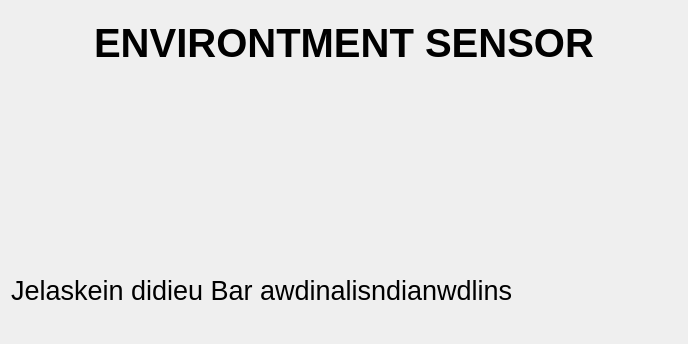
             <widget class="QWidget" name="scrollAreaWidgetContents_12">
              <property name="geometry">
               <rect>
                <x>0</x>
                <y>0</y>
                <width>688</width>
                <height>344</height>
               </rect>
              </property>
              <layout class="QVBoxLayout" name="verticalLayout_51">
               <item>
                <widget class="QFrame" name="Frame_Seismo_information">
                 <layout class="QVBoxLayout" name="verticalLayout_Seismo_information">
                  <item>
                   <widget class="QLabel" name="label_Judul_Seismo_information">
                    <property name="font">
                     <font>
                      <pointsize>30</pointsize>
                      <weight>75</weight>
                      <bold>true</bold>
                     </font>
                    </property>
                    <property name="text">
                     <string>ENVIRONTMENT SENSOR</string>
                    </property>
                    <property name="alignment">
                     <set>Qt::AlignCenter</set>
                    </property>
                   </widget>
                  </item>
                  <item>
                   <spacer name="verticalSpacer_1_Seismo_information">
                    <property name="orientation">
                     <enum>Qt::Vertical</enum>
                    </property>
                    <property name="sizeType">
                     <enum>QSizePolicy::Minimum</enum>
                    </property>
                    <property name="sizeHint" stdset="0">
                     <size>
                      <width>20</width>
                      <height>40</height>
                     </size>
                    </property>
                   </spacer>
                  </item>
                  <item>
                   <widget class="QLabel" name="label_Pict_1_Seismo_information">
                    <property name="enabled">
                     <bool>true</bool>
                    </property>
                    <property name="sizePolicy">
                     <sizepolicy hsizetype="Preferred" vsizetype="Preferred">
                      <horstretch>0</horstretch>
                      <verstretch>0</verstretch>
                     </sizepolicy>
                    </property>
                    <property name="autoFillBackground">
                     <bool>false</bool>
                    </property>
                    <property name="text">
                     <string/>
                    </property>
                    <property name="pixmap">
                     <pixmap resource="Resource_Foto.qrc">:/Seismometer/gambar/Seismometer.png</pixmap>
                    </property>
                    <property name="alignment">
                     <set>Qt::AlignCenter</set>
                    </property>
                   </widget>
                  </item>
                  <item>
                   <spacer name="verticalSpacer_2_Seismo_information">
                    <property name="orientation">
                     <enum>Qt::Vertical</enum>
                    </property>
                    <property name="sizeType">
                     <enum>QSizePolicy::Minimum</enum>
                    </property>
                    <property name="sizeHint" stdset="0">
                     <size>
                      <width>20</width>
                      <height>40</height>
                     </size>
                    </property>
                   </spacer>
                  </item>
                  <item>
                   <layout class="QHBoxLayout" name="horizontalLayout_Seismo_information">
                    <item>
                     <spacer name="horizontalSpacer_1_Seismo_information">
                      <property name="orientation">
                       <enum>Qt::Horizontal</enum>
                      </property>
                      <property name="sizeHint" stdset="0">
                       <size>
                        <width>40</width>
                        <height>20</height>
                       </size>
                      </property>
                     </spacer>
                    </item>
                    <item>
                     <widget class="QLabel" name="label_Pict_2_Seismo_information">
                      <property name="text">
                       <string/>
                      </property>
                      <property name="pixmap">
                       <pixmap resource="Resource_Foto.qrc">:/Seismometer/gambar/Seismometer1.png</pixmap>
                      </property>
                     </widget>
                    </item>
                    <item>
                     <spacer name="horizontalSpacer_2_Seismo_information">
                      <property name="orientation">
                       <enum>Qt::Horizontal</enum>
                      </property>
                      <property name="sizeHint" stdset="0">
                       <size>
                        <width>40</width>
                        <height>20</height>
                       </size>
                      </property>
                     </spacer>
                    </item>
                    <item>
                     <widget class="QLabel" name="label_Pict_3_Seismo_information">
                      <property name="text">
                       <string/>
                      </property>
                      <property name="pixmap">
                       <pixmap resource="Resource_Foto.qrc">:/Seismometer/gambar/Seismometer2.png</pixmap>
                      </property>
                     </widget>
                    </item>
                    <item>
                     <spacer name="horizontalSpacer_3_Seismo_information">
                      <property name="orientation">
                       <enum>Qt::Horizontal</enum>
                      </property>
                      <property name="sizeHint" stdset="0">
                       <size>
                        <width>40</width>
                        <height>20</height>
                       </size>
                      </property>
                     </spacer>
                    </item>
                   </layout>
                  </item>
                 </layout>
                </widget>
               </item>
               <item>
                <spacer name="verticalSpacer_Seismo_information">
                 <property name="orientation">
                  <enum>Qt::Vertical</enum>
                 </property>
                 <property name="sizeType">
                  <enum>QSizePolicy::Fixed</enum>
                 </property>
                 <property name="sizeHint" stdset="0">
                  <size>
                   <width>20</width>
                   <height>40</height>
                  </size>
                 </property>
                </spacer>
               </item>
               <item>
                <widget class="QLabel" name="label_Seismo_information">
                 <property name="font">
                  <font>
                   <pointsize>20</pointsize>
                  </font>
                 </property>
                 <property name="text">
                  <string>Jelaskein didieu Bar awdinalisndianwdlins</string>
                 </property>
                </widget>
               </item>
              </layout>
             </widget>
